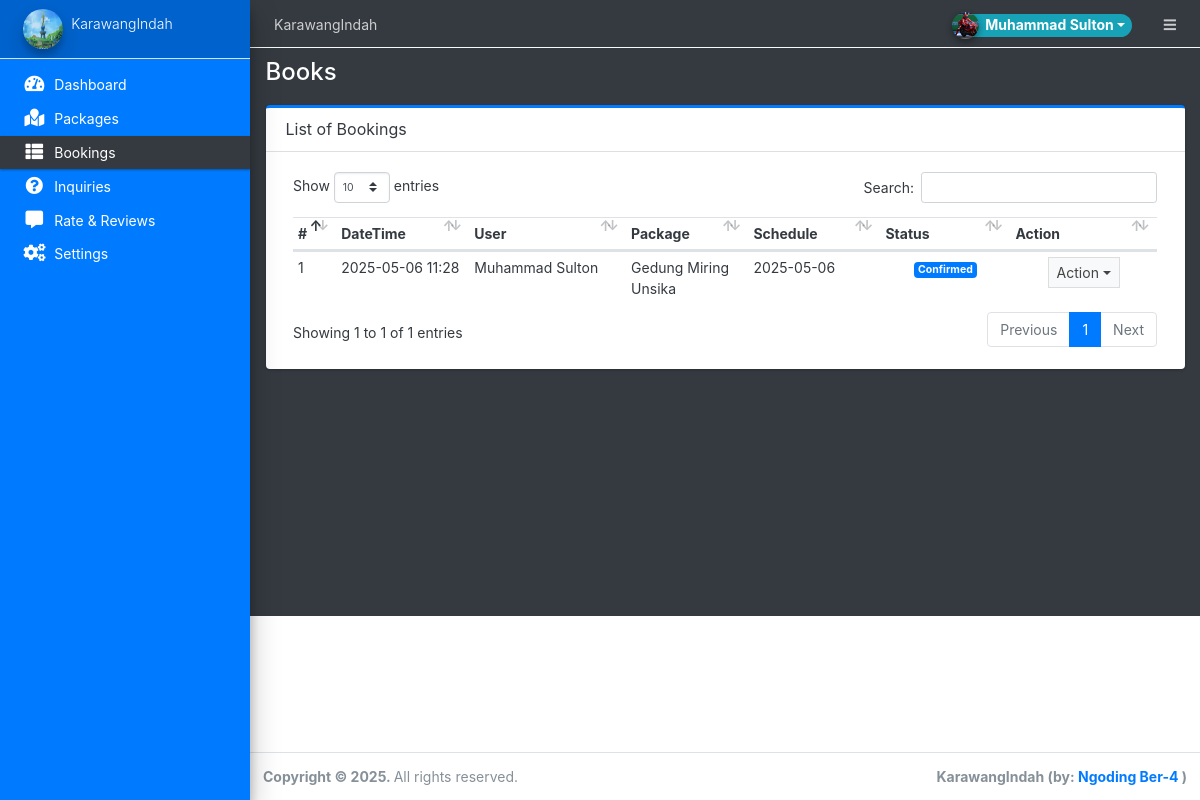
The app's page /admin/?page=books (signed in) with its own data.
### tables this page shows
CREATE TABLE `book_list` (
  `id` int(30) NOT NULL,
  `user_id` int(30) NOT NULL,
  `package_id` int(30) NOT NULL,
  `status` tinyint(4) NOT NULL DEFAULT 0 COMMENT '0=pending,1=confirm, 2=cancelled\r\n',
  `schedule` date DEFAULT NULL,
  `date_created` datetime NOT NULL DEFAULT current_timestamp()
);

CREATE TABLE `packages` (
  `id` int(30) NOT NULL,
  `title` text DEFAULT NULL,
  `tour_location` text DEFAULT NULL,
  `cost` double NOT NULL,
  `description` text DEFAULT NULL,
  `upload_path` text DEFAULT NULL,
  `status` tinyint(4) NOT NULL DEFAULT 1 COMMENT '1 =active ,2 = Inactive',
  `date_created` datetime NOT NULL DEFAULT current_timestamp()
);

### admin/books/index.php (the view, shortened to what this page needs)
<div class="card card-outline card-primary">
	<div class="card-header">
		<h3 class="card-title">List of Bookings</h3>
	</div>
	<div class="card-body">
        <div class="container-fluid">
        <table class="table table-stripped text-dark">
            <colgroup>
                <col width="5%">
                <col width="10">
                <col width="15">
                <col width="25">
                <col width="20">
                <col width="5">
                <col width="5">
            </colgroup>
            <thead>
                <tr>
                    <th>#</th>
                    <th>DateTime</th>
                    <th>User</th>
                    <th>Package</th>
                    <th>Schedule</th>
                    <th>Status</th>
                    <th>Action</th>
                </tr>
            </thead>
            <tbody>
                <?php
                $i=1;
                    $qry = $conn->query("SELECT b.*,p.title,concat(u.firstname,' ',u.lastname) as name FROM book_list b inner join `packages` p on p.id = b.package_id inner join users u on u.id = b.user_id order by date(b.date_created) desc ");
                    while($row= $qry->fetch_assoc()):
                ?>
                    <tr>
                        <td><?php echo $i++ ?></td>
                        <td><?php echo date("Y-m-d H:i",strtotime($row['date_created'])) ?></td>
                        <td><?php echo $row['name'] ?></td>
                        <td><?php echo $row['title'] ?></td>
                        <td><?php echo date("Y-m-d",strtotime($row['schedule'])) ?></td>
                        <td class="text-center">
                            <?php if($row['status'] == 0): ?>
                                <span class="badge badge-warning">Pending</span>
                            <?php elseif($row['status'] == 1): ?>
                                <span class="badge badge-primary">Confirmed</span>
                            <?php elseif($row['status'] == 2): ?>
                                <span class="badge badge-danger">Cancelled</span>
                            <?php elseif($row['status'] == 3): ?>
                                <span class="badge badge-success">Done</span>
                            <?php endif; ?>
                        </td>
                        <td align="center">
                                <button type="button" class="btn btn-flat btn-default btn-sm dropdown-toggle dropdown-icon" data-toggle="dropdown">
                                    Action
                                </button>
                        </td>
                    </tr>
                <?php endwhile; ?>
            </tbody>
        </table>
		</div>
	</div>
</div>

### records on screen
book_list: date_created "2025-05-06 11:28", name "Muhammad Sulton", package.title "Gedung Miring Unsika", schedule "2025-05-06", status "Confirmed"

### other values on screen
$_settings->info('name') "KarawangIndah"
$_settings->userdata('firstname').' '.$_settings->userdata('lastname') "Muhammad Sulton"
$_settings->info('short_name') "KarawangIndah"
str_replace(array("/","_"), " ",$page) "Books"
